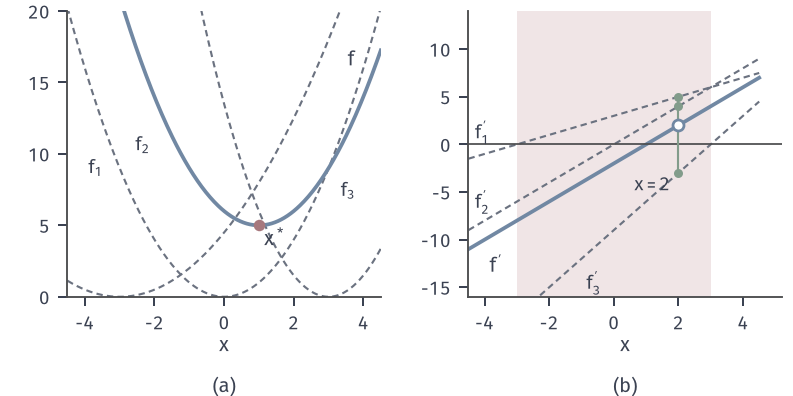

Python code for this plot:
from pathlib import Path
import sys
ROOT = next(p for p in Path(__file__).resolve().parents if (p/'build.sh').is_file() and (p/'tex/book.tex').is_file())
sys.path.insert(0, str(ROOT/'figures/00-shared/mathematical-preliminaries-upper/00-shared/comprehension-figures'))
from support import figure, save, BLUE, GREEN, YELLOW, RED, PURPLE, INK, MUTED, GRID, BLUE_FILL, GREEN_FILL, YELLOW_FILL, RED_FILL, PURPLE_FILL
import numpy as np
HERE = Path(__file__).resolve().parent
STROKE = '#4C4D4F'
# 贯穿例：f_i(x)=a_i(x-b_i)^2/2，a=(1,2,3)，b=(-3,0,3)；f(x)=(x-1)^2+5，x*=1。
A = np.array([1., 2., 3.]); B = np.array([-3., 0., 3.])
def gi(x): return A*(x-B)
def panel(fig, left, right, top, bottom, wspace=.3, hspace=.2):
    fig.set_layout_engine(None)
    fig.subplots_adjust(left=left, right=right, top=top, bottom=bottom, wspace=wspace, hspace=hspace)
def tag(fig, ax, s, y=.05):
    p = ax.get_position(); fig.text((p.x0+p.x1)/2, y, s, ha='center', va='top')

fig,(a,b)=figure(width_mm=112,height_mm=56,ncols=2)
panel(fig,.085,.985,.97,.25,wspace=.28)
x=np.linspace(-4.5,4.5,300)
fi=[.5*Ai*(x-Bi)**2 for Ai,Bi in zip(A,B)]
for f_,s,(px,py) in zip(fi,['$f_1$','$f_2$','$f_3$'],[(-3.9,8.6),(-2.55,10.2),(3.35,7.0)]):
    a.plot(x,f_,color=MUTED,lw=.85,ls=(0,(3,2))); a.text(px,py,s,fontsize=7.5,color=INK)
a.plot(x,(x-1)**2+5,color=BLUE,lw=1.5); a.text(3.75,16.2,'$f$',fontsize=8,color=INK,ha='right')
a.plot([1],[5],'o',ms=4.6,color=RED,mew=0,zorder=6); a.text(1.15,3.6,'$x^*$',fontsize=8)
a.set_xlim(-4.5,4.5); a.set_ylim(0,20); a.set_xlabel('$x$',labelpad=1)
b.axvspan(-3,3,color=RED_FILL,lw=0,zorder=0)
for k,(Ai,Bi,s,(px,py)) in enumerate(zip(A,B,["$f_1'$","$f_2'$","$f_3'$"],[(-4.3,.6),(-4.3,-6.7),(-.85,-15.2)])):
    b.plot(x,Ai*(x-Bi),color=MUTED,lw=.85,ls=(0,(3,2))); b.text(px,py,s,fontsize=7.5,color=INK,ha='left')
b.plot(x,2*x-2,color=BLUE,lw=1.5); b.text(-3.85,-13.4,"$f'$",fontsize=8,color=INK,ha='left')
b.axhline(0,color=STROKE,lw=.7)
b.plot([2,2],[-3,5],color=GREEN,lw=.85)
b.plot([2,2,2],[5,4,-3],'o',ms=3.6,color=GREEN,mew=0,zorder=5)
b.plot([2],[2],'o',ms=4.4,mfc='white',mec=BLUE,mew=1.1,zorder=6)
b.text(1.75,-4.9,'$x=2$',fontsize=7.5,ha='right')
b.set_xlim(-4.5,5.2); b.set_ylim(-16,14); b.set_xlabel('$x$',labelpad=1)
tag(fig,a,'(a)'); tag(fig,b,'(b)')
save(fig,HERE,'figure',{'a':list(A),'b':list(B),'formula':'f=(x-1)^2+5'})
